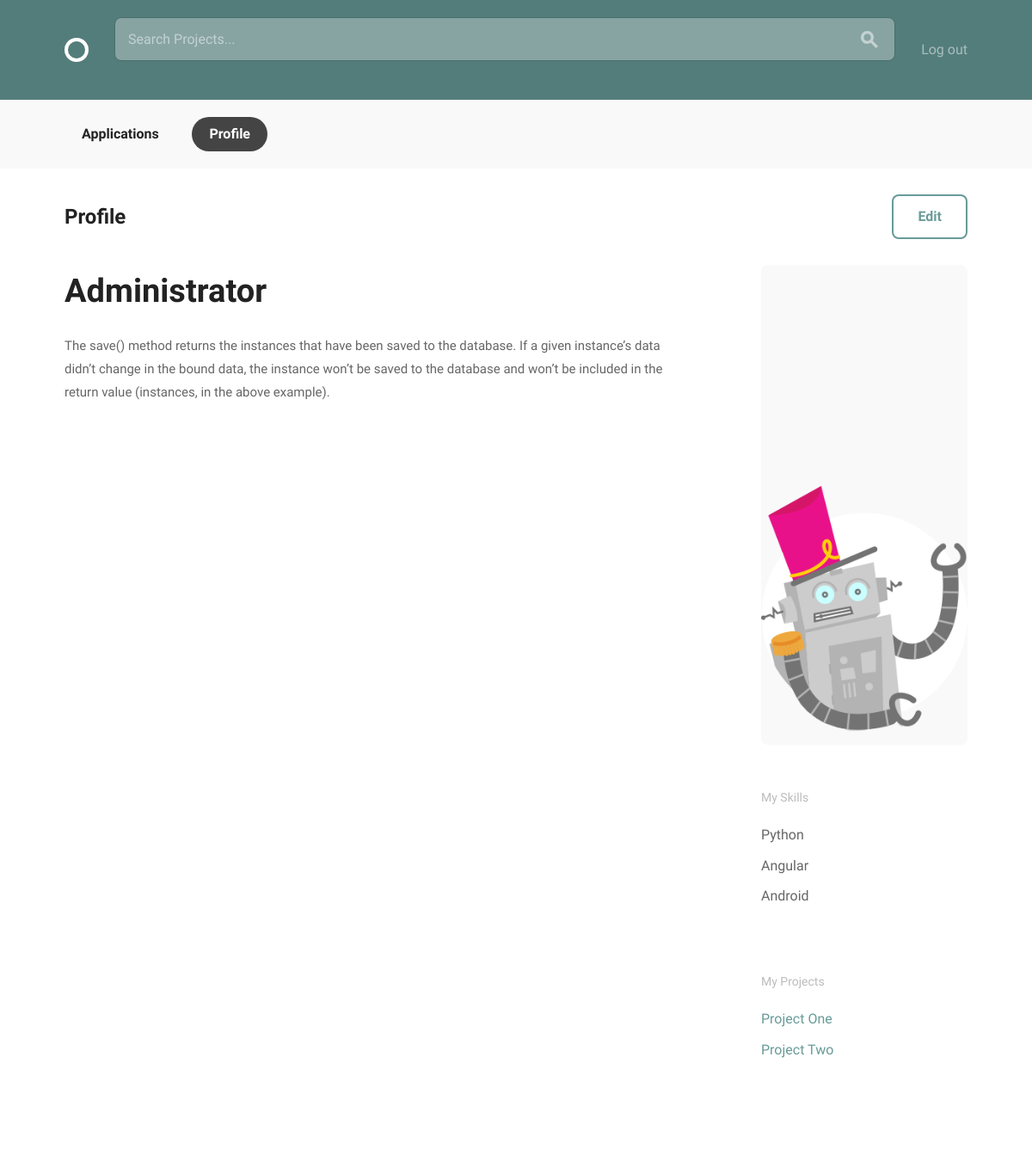
The app's page /accounts/profile/2/ (signed in) with its own data.
### accounts/models.py (models this page shows, shortened)
class User(AbstractBaseUser, PermissionsMixin):
    email = models.EmailField(unique=True)
    username = models.CharField(max_length=40, unique=True, null=True)
    display_name = models.CharField(max_length=140)
    bio = models.TextField(max_length=140, blank=True, default="")
    avatar = models.ImageField(upload_to='avatar_pics', blank=True, null=True)
    date_joined = models.DateTimeField(default=timezone.now)
    is_active = models.BooleanField(default=True)
    is_staff = models.BooleanField(default=False)
    objects = UserManager()
    USERNAME_FIELD = "email"
    REQUIRED_FIELDS = ["display_name", "username"]

class UserSkill(models.Model):
    skill = models.ForeignKey(Skill,
                              on_delete=models.CASCADE,
                              related_name='user_skill_rel')
    user = models.ForeignKey(User,
                             related_name='user_skill_rel')

class Skill(models.Model):
    name = models.CharField(max_length=40)
    def __str__(self):
        return self.name

### projects/models.py (models this page shows, shortened)
class Project(models.Model):
    owner = models.ForeignKey(settings.AUTH_USER_MODEL,
                              related_name="projects")
    title = models.CharField(max_length=140)
    description = models.TextField()
    concluded = models.BooleanField(default=False)
    time_line_description = models.TextField(default='')
    applicant_req = models.TextField(default='')

### accounts/views.py (the view)
# urls.py: url(r"profile/(?P<pk>\d+)/$", views.ProfileDetailView.as_view(), name="profile"),
class ProfileDetailView(generic.DetailView):
    model = models.User
    template_name = "accounts/profile.html"
    prefetch_related = ["user_skill_set", "projects_set"]
    def get_object(self, queryset=None):
        return self.get_queryset().get(
            pk=self.request.user.pk
        )

### accounts/templates/accounts/profile.html
{% extends "layout.html" %}
{% load static %}
{% block body_content %}
    <div class="bounds circle--page">
        <div class="circle--page--header circle--fluid">
            <div class="circle--fluid--cell circle--fluid--primary">
                <h2>Profile</h2>
            </div>
            <div class="circle--fluid--cell circle--fluid--secondary">
                <a class="button icon-on-left" href="{% url 'accounts:edit_profile' pk=user.pk %}">Edit</a>
            </div>
        </div>
        <div class="grid-70">
            <h1>{% if user.display_name %}
                {{ user.display_name }}
            {% else %}
                Your name (edit to add)
            {% endif %}</h1>
            <div class="circle--article--body">
                {% if user.bio %}
                    {{ user.bio }}
                {% else %}
                    Your bio (edit to add)
                {% endif %}
            </div>
        </div>
        <div class="grid-25 grid-push-5">
            <div class="circle--secondary--module">
                <div class="circle--primary--avatar">
                    {% if user.avatar %}
                        <img src="{% static '/media/' %}{{ user.avatar }}" alt="my image" width="100%"/>
                    {% endif %}
                </div>
            </div>
            <div class="circle--secondary--module">
                <h4>My Skills</h4>
                <ul class="unloaded">
                    {% for user_skill in user.user_skill_rel.all %}
                        <li>{{ user_skill.skill }}</li>
                    {% endfor %}
                </ul>
            </div>
            <div class="circle--secondary--module">
                <h4>My Projects</h4>
                <ul class="circle--link--list">
                    {% for project in user.projects.all %}
                        {% if not project.concluded %}
                            <li><a href="#">{{ project.title }}</a></li>
                        {% endif %}
                    {% endfor %}
                </ul>
            </div>
        </div>
    </div>
{% endblock %}

### assets/css/global.css (style rules this page uses)
html { font-family: sans-serif; -ms-text-size-adjust: 100%; -webkit-text-size-adjust: 100%; }
body { margin: 0; }
a { background-color: transparent; }
h1 { font-size: 2em; margin: 0.67em 0; }
img { border: 0; }
html { font-size: 62.5%; }
body { font-size: 1.5em; line-height: 1.6; font-weight: 400; font-family: "Cousine"; color: #666; }
.bounds { max-width: 1080px; margin: 0 auto; }
.grid, .grid-5, .grid-10, .grid-15, .grid-20, .grid-25, .grid-30, .grid-33, .grid-35, .grid-40, .grid-45, .grid-50, .grid-55, .grid-60, .grid-65, .grid-66, .grid-70, .grid-75, .grid-80, .grid-90, .grid-95, .grid-100 { float: left; box-sizing: border-box; position: relative; }
.grid-push-5 { left: 5%; }
.grid-25 { width: 25%; padding: 0 15px; }
.grid-70 { width: 70%; padding: 0 15px; }
h1, h2, h3, h4, h5, h6 { margin-top: 0; margin-bottom: 2rem; font-weight: bold; font-family: "Work Sans", sans-serif; color: #222; }
h1 { font-size: 3.8rem; }
h2 { font-size: 2.4rem; }
h4 { font-size: 1.6rem; }
@media (min-width: 550px) { h1 { font-size: 3.8rem; } }
@media (min-width: 550px) { h2 { font-size: 2.4rem; } }
@media (min-width: 550px) { h4 { font-size: 1.6rem; } }
a { color: #689b98; -webkit-transition: color 0.2s; -moz-transition: color 0.2s; -ms-transition: color 0.2s; -o-transition: color 0.2s; transition: color 0.2s; }
.button, button, input[type="submit"], input[type="reset"], input[type="button"] { font-family: "Work Sans", sans-serif; font-size: 1.6rem; padding: 18px 30px; border: 0; margin-right: 10px; border-radius: 8px; font-weight: bold; display: inline-block; white-space: nowrap; box-sizing: border-box; line-height: 1; text-decoration: none; color: #689b98; background: none; box-shadow: 0 0 0 2px #689b98 inset; position: relative; -webkit-transition: 0.2s; -moz-transition: 0.2s; -ms-transition: 0.2s; -o-transition: 0.2s; transition: 0.2s; }
.button { cursor: pointer; }
ul { list-style: circle inside; }
ul { padding-left: 0; margin-top: 0; }
li { margin-bottom: 1rem; font-size: 1.6rem; }
button, .button { margin-bottom: 1rem; }
pre, blockquote, dl, figure, table, p, ul, ol, form { margin-bottom: 2.5rem; }
.unloaded { list-style: none; }
.circle--link--list { list-style-type: none; }
.circle--link--list a { text-decoration: none; }
.circle--page--header { margin-bottom: 30px; }
.circle--page--header h1, .circle--page--header h2, .circle--page--header h3, .circle--page--header h4, .circle--page--header h5, .circle--page--header h6 { margin: 0; }
.circle--fluid { display: table; width: 100%; }
.circle--fluid--cell { display: table-cell; padding: 0 15px; vertical-align: middle; box-sizing: border-box; }
.circle--fluid--cell .button { margin: 0; }
.circle--fluid--primary { width: 100%; }
.circle--fluid--secondary { text-align: right; }
.circle--secondary--module { margin-bottom: 50px; }
.circle--secondary--module:before, .circle--secondary--module:after { content: " "; display: table; }
.circle--secondary--module:after { clear: both; }
.circle--secondary--module > h1, .circle--secondary--module > h2, .circle--secondary--module > h3, .circle--secondary--module > h4, .circle--secondary--module > h5, .circle--secondary--module > h6 { font-family: "Cousine"; color: rgba(34, 34, 34, 0.3); font-size: 1.4rem; font-weight: normal; }
.circle--page { margin-bottom: 100px; }
.circle--page:before, .circle--page:after { content: " "; display: table; }
.circle--page:after { clear: both; }
.circle--article--body { line-height: 1.8; margin-bottom: 50px; }
.circle--primary--avatar { width: 100%; border-radius: 8px; background: #f9f9f9; overflow: hidden; text-align: center; box-sizing: border-box; position: relative; position: relative; }
.circle--primary--avatar:before { display: block; content: ""; width: 100%; padding-top: 100%; }

### records on screen
User: display_name "Administrator", bio "The save() method returns the instances that have been saved to the database. If a given instance’s data didn’t change in the bound data, the instance won’t be saved to the database and won’t be included in the return value (instances, in the above example).", avatar (picture)
UserSkill: skill "Python"
UserSkill: skill "Angular"
UserSkill: skill "Android"
Project: title "Project One"
Project: title "Project Two"
